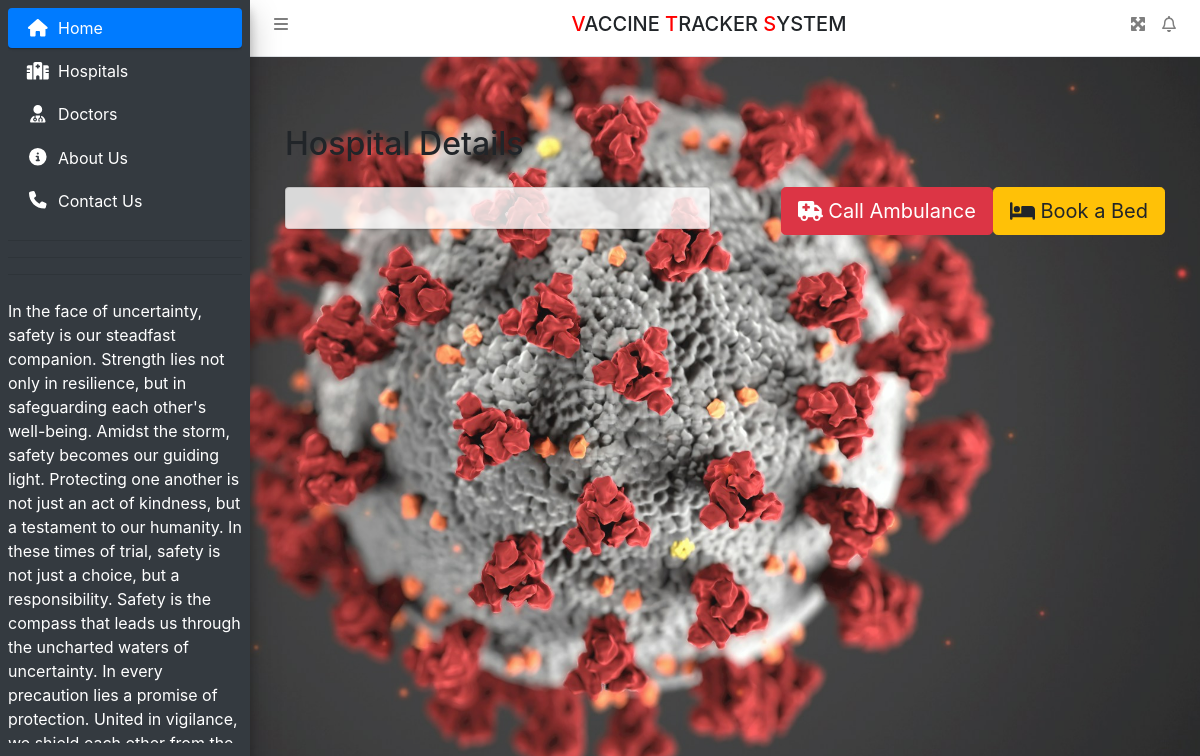
/hospitals/2, run on an earlier commit of the app's database.
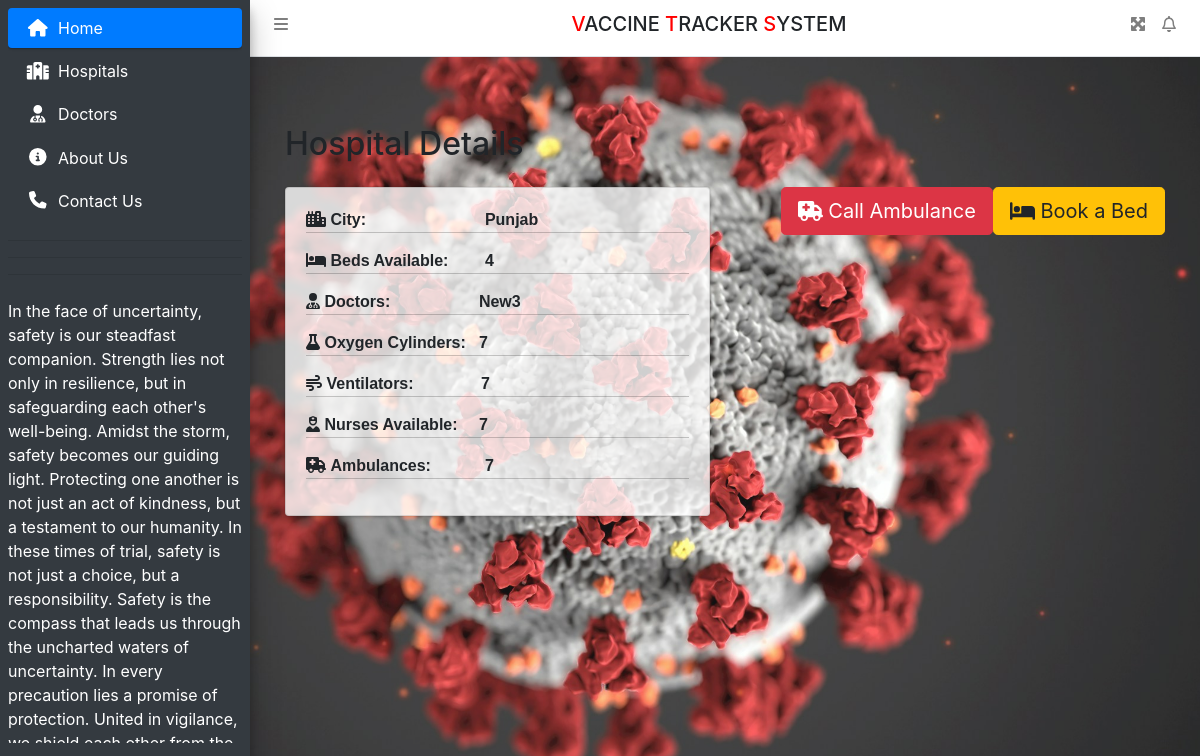
And on a later commit of the database.
### hospitals/models.py (models this page shows, shortened)
class Hospital(models.Model):
    TYPE_CHOICES = (
        ('Government', 'Government'),
        ('Private', 'Private'),
    )
    name = models.CharField(max_length=100)
    hospital_type = models.CharField(max_length=20, choices=TYPE_CHOICES)
    city = models.ForeignKey(City, on_delete=models.CASCADE)
    beds_available = models.IntegerField()
    doctors = models.TextField()
    oxygen_cylinders = models.IntegerField()
    ventilators = models.IntegerField()
    nurses_available = models.IntegerField()
    ambulances = models.IntegerField()

class City(models.Model):
    name = models.CharField(max_length=100)
    def __str__(self):
        return self.name

### hospitals/views.py (the view)
# urls.py: path('<int:id>', views.hospital, name='hospitals'),
def hospital(request, id):
    hospital = Hospital.objects.filter(id=id).first()
    return render(request, 'hospitals/patient.html', context={'hospitals': hospital})

### hospitals/templates/hospitals/patient.html (shortened to what the changed rows need)
{% load static %}
<html>
<head runat="server">
    <link href="{% static 'css/bootstrap.css' %}" rel="stylesheet"/>
    <link href="{% static 'css/all.css' %}" rel="stylesheet"/>
    <link href="{% static 'css/adminlte.css' %}" rel="stylesheet"/>
    <link href="{% static 'css/OverlayScrollbars.css' %}" rel="stylesheet"/>
    <link rel="stylesheet"
        href="https://cdn.datatables.net/1.10.23/css/jquery.dataTables.min.css">
    <link rel="stylesheet"
        href="https://cdn.datatables.net/buttons/1.6.5/css/buttons.dataTables.min.css">
    <link rel="stylesheet"
        href="https://cdn.jsdelivr.net/npm/bootstrap-select@1.13.14/dist/css/bootstrap-select.min.css">
    <link rel="stylesheet" href="https://cdnjs.cloudflare.com/ajax/libs/twitter-bootstrap/4.5.2/css/bootstrap.css">
    <link rel="stylesheet" href="https://cdn.datatables.net/1.11.4/css/dataTables.bootstrap4.min.css">
    <link rel="stylesheet" href="https://cdn.datatables.net/buttons/2.2.2/css/buttons.bootstrap4.min.css">
</head>
<body style="background-image: url({% static 'assets/img/patient.jpg' %})" class="hold-transition sidebar-mini layout-fixed layout-navbar-fixed layout-footer-fixed">
<div class="content-wrapper">
    {% block main %}
    <div class="container mt-5">
        <h2 >Hospital Details</h2>
        <div class="row mt-4">
        <div class="col-md-6">
            <div class="card" style="background-color: rgba(255, 255, 255, 0.8);">
                <div class="card-body" style="font-family: Arial, sans-serif;">
                    {% if hospitals %}
                    <p style="font-weight: bold; border-bottom: 1px solid rgba(0, 0, 0, 0.2);">
                        <i class="fas fa-city"></i> <span style="width: 150px; display: inline-block;">City:</span> {{ hospitals.city }}
                    </p>
                    <p style="font-weight: bold; border-bottom: 1px solid rgba(0, 0, 0, 0.2);">
                        <i class="fas fa-bed"></i> <span style="width: 150px; display: inline-block;">Beds Available:</span> {{ hospitals.beds_available }}
                    </p>
                    <p style="font-weight: bold; border-bottom: 1px solid rgba(0, 0, 0, 0.2);">
                        <i class="fas fa-user-md"></i> <span style="width: 150px; display: inline-block;">Doctors:</span> {{ hospitals.doctors }}
                    </p>
                    <p style="font-weight: bold; border-bottom: 1px solid rgba(0, 0, 0, 0.2);">
                        <i class="fas fa-flask"></i> <span style="width: 150px; display: inline-block;">Oxygen Cylinders:</span> {{ hospitals.oxygen_cylinders }}
                    </p>
                    <p style="font-weight: bold; border-bottom: 1px solid rgba(0, 0, 0, 0.2);">
                        <i class="fas fa-wind"></i> <span style="width: 150px; display: inline-block;">Ventilators:</span> {{ hospitals.ventilators }}
                    </p>
                    <p style="font-weight: bold; border-bottom: 1px solid rgba(0, 0, 0, 0.2);">
                        <i class="fas fa-user-nurse"></i> <span style="width: 150px; display: inline-block;">Nurses Available:</span> {{ hospitals.nurses_available }}
                    </p>
                    <p style="font-weight: bold; border-bottom: 1px solid rgba(0, 0, 0, 0.2);">
                        <i class="fas fa-ambulance"></i> <span style="width: 150px; display: inline-block;">Ambulances:</span> {{ hospitals.ambulances }}
                    </p>
                    {% endif %}
                </div>
            </div>
        </div>
        </div>
    </div>
    {% endblock %}
</div>

What changed in the data, as far as the page shows it:
added Hospital: city "Punjab", beds_available "4", doctors "New3", oxygen_cylinders "7", ventilators "7", nurses_available "7", ambulances "7"
Also different on the page:
text now shown: "City: Beds Available: Doctors: Oxygen Cylinders: Ventilators: Nurses Available: Ambulances:"
